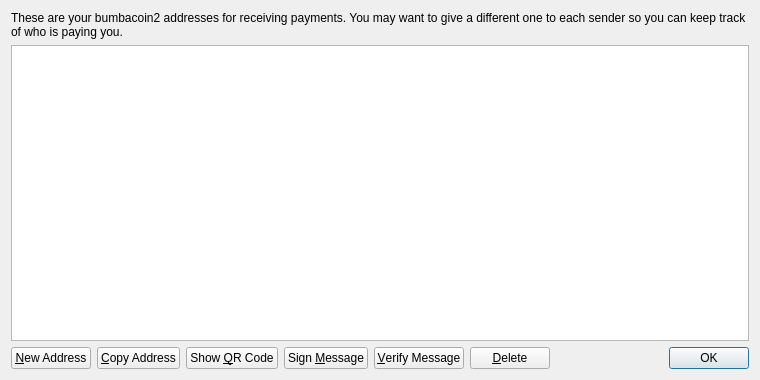
<?xml version="1.0" encoding="UTF-8"?>
<ui version="4.0">
 <class>AddressBookPage</class>
 <widget class="QWidget" name="AddressBookPage">
  <property name="geometry">
   <rect>
    <x>0</x>
    <y>0</y>
    <width>760</width>
    <height>380</height>
   </rect>
  </property>
  <property name="windowTitle">
   <string>Address Book</string>
  </property>
  <layout class="QVBoxLayout" name="verticalLayout">
   <item>
    <widget class="QLabel" name="labelExplanation">
     <property name="text">
      <string>These are your bumbacoin2 addresses for receiving payments. You may want to give a different one to each sender so you can keep track of who is paying you.</string>
     </property>
     <property name="textFormat">
      <enum>Qt::PlainText</enum>
     </property>
     <property name="wordWrap">
      <bool>true</bool>
     </property>
    </widget>
   </item>
   <item>
    <widget class="QTableView" name="tableView">
     <property name="contextMenuPolicy">
      <enum>Qt::CustomContextMenu</enum>
     </property>
     <property name="toolTip">
      <string>Double-click to edit address or label</string>
     </property>
     <property name="tabKeyNavigation">
      <bool>false</bool>
     </property>
     <property name="alternatingRowColors">
      <bool>true</bool>
     </property>
     <property name="selectionMode">
      <enum>QAbstractItemView::SingleSelection</enum>
     </property>
     <property name="selectionBehavior">
      <enum>QAbstractItemView::SelectRows</enum>
     </property>
     <property name="sortingEnabled">
      <bool>true</bool>
     </property>
     <attribute name="verticalHeaderVisible">
      <bool>false</bool>
     </attribute>
    </widget>
   </item>
   <item>
    <layout class="QHBoxLayout" name="horizontalLayout">
     <item>
      <widget class="QPushButton" name="newAddressButton">
       <property name="toolTip">
        <string>Create a new address</string>
       </property>
       <property name="text">
        <string>&amp;New Address</string>
       </property>
       <property name="icon">
        <iconset resource="../bitcoin.qrc">
         <normaloff>:/icons/add</normaloff>:/icons/add</iconset>
       </property>
      </widget>
     </item>
     <item>
      <widget class="QPushButton" name="copyToClipboard">
       <property name="toolTip">
        <string>Copy the currently selected address to the system clipboard</string>
       </property>
       <property name="text">
        <string>&amp;Copy Address</string>
       </property>
       <property name="icon">
        <iconset resource="../bitcoin.qrc">
         <normaloff>:/icons/editcopy</normaloff>:/icons/editcopy</iconset>
       </property>
      </widget>
     </item>
     <item>
      <widget class="QPushButton" name="showQRCode">
       <property name="text">
        <string>Show &amp;QR Code</string>
       </property>
       <property name="icon">
        <iconset resource="../bitcoin.qrc">
         <normaloff>:/icons/qrcode</normaloff>:/icons/qrcode</iconset>
       </property>
      </widget>
     </item>
     <item>
      <widget class="QPushButton" name="signMessage">
       <property name="toolTip">
        <string>Sign a message to prove you own a bumbacoin2 address</string>
       </property>
       <property name="text">
        <string>Sign &amp;Message</string>
       </property>
       <property name="icon">
        <iconset resource="../bitcoin.qrc">
         <normaloff>:/icons/edit</normaloff>:/icons/edit</iconset>
       </property>
      </widget>
     </item>
     <item>
      <widget class="QPushButton" name="verifyMessage">
       <property name="toolTip">
        <string>Verify a message to ensure it was signed with a specified bumbacoin2 address</string>
       </property>
       <property name="text">
        <string>&amp;Verify Message</string>
       </property>
       <property name="icon">
        <iconset resource="../bitcoin.qrc">
         <normaloff>:/icons/transaction_0</normaloff>:/icons/transaction_0</iconset>
       </property>
      </widget>
     </item>
     <item>
      <widget class="QPushButton" name="deleteButton">
       <property name="toolTip">
        <string>Delete the currently selected address from the list</string>
       </property>
       <property name="text">
        <string>&amp;Delete</string>
       </property>
       <property name="icon">
        <iconset resource="../bitcoin.qrc">
         <normaloff>:/icons/remove</normaloff>:/icons/remove</iconset>
       </property>
      </widget>
     </item>
     <item>
      <spacer name="horizontalSpacer">
       <property name="orientation">
        <enum>Qt::Horizontal</enum>
       </property>
       <property name="sizeHint" stdset="0">
        <size>
         <width>40</width>
         <height>20</height>
        </size>
       </property>
      </spacer>
     </item>
     <item>
      <widget class="QDialogButtonBox" name="buttonBox">
       <property name="sizePolicy">
        <sizepolicy hsizetype="Maximum" vsizetype="Fixed">
         <horstretch>0</horstretch>
         <verstretch>0</verstretch>
        </sizepolicy>
       </property>
       <property name="standardButtons">
        <set>QDialogButtonBox::Ok</set>
       </property>
      </widget>
     </item>
    </layout>
   </item>
  </layout>
 </widget>
 <resources>
  <include location="../bitcoin.qrc"/>
 </resources>
 <connections/>
</ui>
